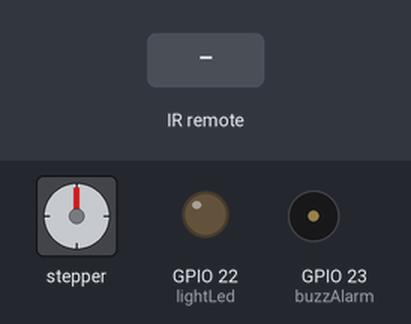
Simulated run of this sketch. Board: ESP32. Parts: stepper motor, output pins drawn as LEDs (lit = HIGH), buzzer (waves = sounding, pin HIGH). Wiring (inferred from the names in the program): stepper motor (200 steps per turn assumed): coils GPIO 5, GPIO 18, GPIO 19, GPIO 21. Inputs (shaded band) come from the test bench. WiFi joins after 1.5 s; servers stay silent unless stated; pins used as bus, display or sensor lines are not drawn; what the sketch prints to the serial monitor is not drawn.

Above: at 3.7 s.
3.8 s: infrared code 0xF30CFF00 received
At 4.31 s:
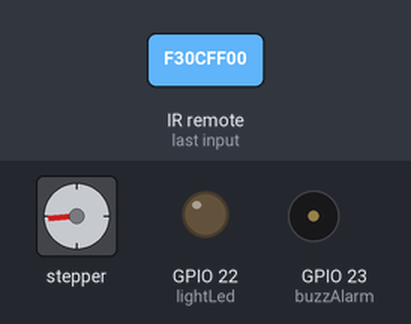
6.8 s: infrared code 0xF708FF00 received
At 6.98 s:
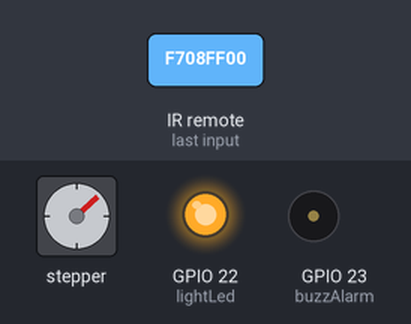
9.8 s: infrared code 0xE31CFF00 received
At 9.98 s:
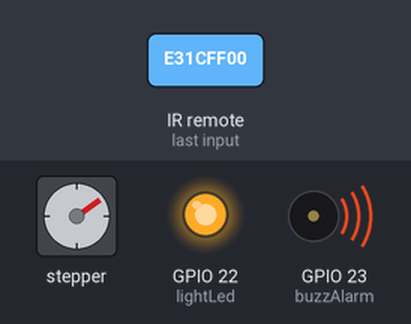
12.8 s: infrared code 0x2D1E95 received
15.8 s: infrared code 0xB54AFF00 received
At 17.0 s:
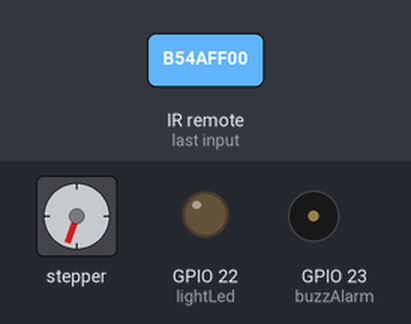
17.3 s: infrared code 0xF30CFF00 received
At 17.51 s:
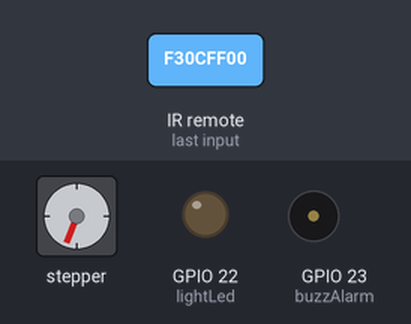
Timing chart, 0 to 23.9 s (numbered marks = the images above; inputs shaded):
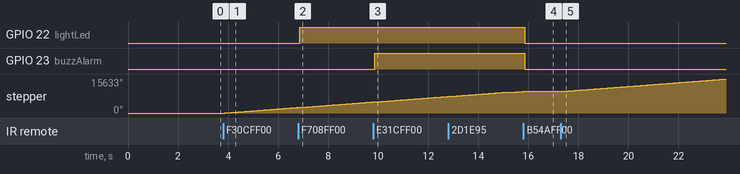

The sketch:

IotHomeApplianceAutomation.ino
```cpp
#include <WiFi.h>
#include <ThingSpeak.h>
#include <IRremote.hpp>

// Wifi credentials
const char* ssid = "PLDTHOMEFIBRt6ucX";
const char* password = "PLDTWIFItLK72";

// ThingSpeak setup
WiFiClient client;
long myChannelNumber = 2956949;
const char myWriteAPIKey[] = "6N5DF48YEBETNPWH";

//IR device Pins
const int irRemotePin = 16;
const int lightLed = 22;
const int buzzAlarm = 23;
int portIN1 = 5;
int portIN2 = 18;
int portIN3 = 19;
int portIN4 = 21;

bool motorState = false;
int lightStatus = 0;
int buzzerStatus = 0;
int fanStatus = 0;

// thingspeak timer
unsigned long lastUpdate = 0;
const unsigned long updateInterval = 15000;

void setup() {
  Serial.begin(9600);
  delay(1000);

  pinMode(lightLed, OUTPUT);
  pinMode(buzzAlarm, OUTPUT);
  pinMode(portIN1, OUTPUT);
  pinMode(portIN2, OUTPUT);
  pinMode(portIN3, OUTPUT);
  pinMode(portIN4, OUTPUT);

  IrReceiver.begin(irRemotePin, ENABLE_LED_FEEDBACK); // start IR receiver

  Serial.print("Connecting to ");
  Serial.println(ssid);
  WiFi.begin(ssid, password);
  while (WiFi.status() != WL_CONNECTED){
    delay(500);
    Serial.print(".");
  }
  Serial.println("\nWiFi connected");
  Serial.print("IP address: ");
  Serial.println(WiFi.localIP());

  ThingSpeak.begin(client);

}

void loop() {
 // handle IR input
 if (IrReceiver.decode()){
  Serial.print("Received IR code: ");
  Serial.println(IrReceiver.decodedIRData.decodedRawData, HEX);
  IrReceiver.printIRResultShort(&Serial);
  executeCommand(IrReceiver.decodedIRData.decodedRawData);
  IrReceiver.resume();
 }

  // Stepper motor Control
  if(motorState){
    stepSequence(1,0,0,0);
    delay(2);
    stepSequence(0,1,0,0);
    delay(2);
    stepSequence(0,0,1,0);
    delay(2);
    stepSequence(0,0,0,1);
    delay(2);
  } else{
    stepSequence(0,0,0,0);
  }

  //ThinfSpeak update every 15 seconds
  if (millis() - lastUpdate >= updateInterval) {
    lastUpdate = millis();

    lightStatus = digitalRead(lightLed);
    buzzerStatus = digitalRead(buzzAlarm);
    fanStatus = motorState ? 1 : 0;

    ThingSpeak.setField(1, lightStatus);
    ThingSpeak.setField(2, buzzerStatus);
    ThingSpeak.setField(3, fanStatus);

    int statusCode = ThingSpeak.writeFields(myChannelNumber, myWriteAPIKey);
    if (statusCode == 200){
      Serial.println("Channel update successful.");
    } else {
      Serial.print("ThingSpeak update error. Code: ");
      Serial.println(statusCode);
    }
  }
}

void executeCommand(unsigned long command) {
  switch (command) {
    case 0xF30CFF00: Serial.println("1: Toggle Motor"); moveStepper(); break;
    case 0xF708FF00: Serial.println("4: Toggle Light"); lightControl(); break;
    case 0xE31CFF00: Serial.println("5: Toggle Buzzer"); buzzerControl(); break;
    case 0xB54AFF00: Serial.println("9: Reset All"); resetAll(); break;
    default: Serial.println("Unrecognized command."); break;
  }
}

void moveStepper(){
  motorState = !motorState;
}

void lightControl(){
  digitalWrite(lightLed, !digitalRead(lightLed));
  delay(50);
}

void buzzerControl(){
  digitalWrite(buzzAlarm, !digitalRead(buzzAlarm));
  delay(50);
}

void stepSequence(int in1, int in2, int in3, int in4){
  digitalWrite(portIN1, in1);
  digitalWrite(portIN2, in2);
  digitalWrite(portIN3, in3);
  digitalWrite(portIN4, in4);
}

void resetAll(){
  motorState = false;
  digitalWrite(lightLed, LOW);
  digitalWrite(buzzAlarm, LOW);
}
```

Measured:
- after the input at 3.8 s, stepper: keeps turning clockwise at about 874°/s, starting after 0.06 s
- after the input at 6.8 s, GPIO 22 (lightLed): LOW → HIGH after 0.06 s
- after the input at 9.8 s, GPIO 23 (buzzAlarm): LOW → HIGH after 0.07 s
- after the input at 15.8 s, GPIO 22 (lightLed), GPIO 23 (buzzAlarm): HIGH → LOW after 0.06 s
- after the input at 17.3 s, stepper: keeps turning clockwise at about 874°/s, starting after 0.06 s
